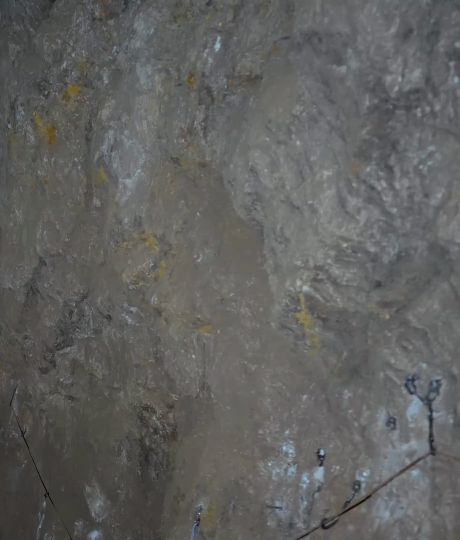
#> input picture assets-src/cerro/shaft/rock_wall_a.jpg, 920 x 1080 px (shown at 1/2 size); its folder holds 5 pictures in this run
$ python bake-down-the-shaft.py ../../../assets-src/cerro/shaft/nh_frame0_wide.png
#> lines starting #> are read from the running program, lines starting #| are printed output that depends on the picture
#!/usr/bin/env python3
"""
Bake the underground of DownTheShaft (generated/components/brent-five-days/DownTheShaft.tsx):
the photoreal cut-away under the hoist house of the Brent "five days in the
mine" clip. The component only translates these rasters.

Inputs (public/cerro/shaft/, real frames from the same mine, nothing is
downloaded, nothing is generated by a model):
  rock_wall_a..d, rock_wall_e_dark, rock_wall_f_lit   rock filmed in the mine
  surface_rock_a.jpg                                  scree and broken limestone
  timber_beam.jpg, timber_ladder_set.jpg              wood grain

Outputs (public/cerro/shaft/):
  underground_plate.jpg   1400 x 10132, opaque. Plate x 0..1400, world y
                          PLATE_Y0 (28) .. 10160; world y 0 is the cut lip,
                          10 px = 1 ft, so the shaft bottom (900 ft) is world
                          y 9000. The shaft centre is plate x 530.
  underground_cap.png     1400 x 328, RGBA, world y -208 .. 120: the ground in
                          front of the cut (the clip's own gravel, laid over
                          the clip's last ~85 rows with a soft uneven far
                          edge), the lip with its stones, clods and four
                          tufts of dry brush, and the first of the face (the
                          same pixels as the plate; it fades out over its
                          last 24 rows).
  grain_tile.png          1216 x 2048 grey noise for the live per-frame grain.
  station_light.png       1020 x 230, the station lamp's own light on the 900 ft
                          station (plate x 110, world y 8840), on black: the
                          component screens it over the plate to flicker it.

How it is made (numpy + PIL, one seed, deterministic):
  1. Every rock photo is FLATTENED (divided by its own 70 px low-pass, so the
     headlamp hot spots and falloffs are gone), its tint neutralised and its
     local colour clamped; ropes and bolts are kept out by crop rectangles.
  2. The bedrock is a collage of ~250 patches of those photos (random source,
     the sharpest of six random crops, flip, +-9 degrees, scale 0.9-1.3, each
     patch's mean colour normalised) laid as irregular noise-edged blobs that
     never reach their own square's edge, over a cross-faded base: no tile
     grid, no straight patch edge. One detail map (the sharpest photo's fine
     grain) runs over all of it.
  3. Structure: broad beds of different value and colour (170-430 px across
     the dip) with a bold parting on most of their boundaries, dipping 13
     degrees off vertical and nearly straight, so two or three cross any one
     frame; a soft finer bedding profile; eleven darker fracture ribbons;
     ~1000 jagged cracks; ~45 pale calcite veins across the beds.
  4. The soil profile: the lip (it falls about 70 px across the frame in
     ledges, with one 40 px notch and big stones half sunk in it), a dark
     topsoil skin, 150-250 px of pale rubble from the three
     surface photos (their bushes' shadows filled with more rubble) with
     bedded angular stones, an uneven front into fractured bedrock, then
     solid rock. The face gets the same dusk sky as the ground (DUSK); it
     dies over 150 ft while our own lamp takes over, whose colour goes from
     the dusk's blue-grey to warm grey over ~300 ft.
  5. The workings, as reflectance + two light maps (ambient, station lamps).
     Shaft: 74 px wide, wall timbers on both edges that catch the light,
     cross-pieces deep in shadow (spacing +-15 %, a few crooked or missing),
     one cable (baked down to world y 7900; below that the component draws
     it, so it can sway). Stations at 200, 400, 550, 700 and 900 ft: a low
     room at the shaft and a timbered tunnel of one height each way with a
     rough roof and floor and a blunt heading (300 and 450 px at 900 ft); the
     lamp lights the back wall, roof and floor with an inverse-square
     fall-off, beyond it the tunnel goes dark.
  6. A person for scale at 900 ft: a drawn standing silhouette, 66 px,
     backlit, with a rim of lamp light and a shadow on floor and wall.
     (tunnel_figure_src.jpg was not usable as a cut-out: it is a back view
     cropped at the knees, with rope and harness.)
  7. A 1.15 px blur (the footage is a soft upscale), lifted blue blacks.

Run:  python3 scripts/clips/brent-five-days/bake-down-the-shaft.py [--crops DIR]
"""
import math
import os
import sys

import numpy as np
from PIL import Image, ImageDraw, ImageOps

Image.MAX_IMAGE_PIXELS = None

ROOT = os.path.dirname(os.path.dirname(os.path.dirname(os.path.dirname(os.path.abspath(__file__)))))
SRC = os.path.join(ROOT, "public", "cerro", "shaft")
RAW = os.path.join(ROOT, "assets-src", "cerro", "shaft")  # source frames; not rendered, so not in public/

# ---------------------------------------------------------------- geometry
W = 1400
TOP = 208  # canvas row of world y 0 (the nominal cut lip)
BOTTOM = 10160  # world y of the canvas bottom (the hold creeps: the frame's lower edge reaches 10110)
H = TOP + BOTTOM
PLATE_Y0 = 28  # world y of the first row of the jpg
CAP_Y1 = 120  # world y of the last row of the cap png
SHAFT_X = 530
SHAFT_HALF = 37
XL = SHAFT_X - SHAFT_HALF
XR = SHAFT_X + SHAFT_HALF
DEPTH = 9000  # world y of the 900 ft station floor
SUMP = 54  # px of sump under it
SET_STEP = 60  # timber set spacing

GROUND = 24  # world px between the clip's last row and the nominal lip, once the two are locked
OVERLAP = 85  # how far the cap's ground reaches up over the clip's last rows
FIGURE_H = 66  # 6 ft and a hard hat
FIGURE_X = 690  # plate x of the person at the 900 ft station

# level stations: floor world y, drift length left / right of the shaft, drift height, room height at the shaft
STATIONS = [
    dict(y=2000, left=250, right=380, h=66, room=76, lamp=+1, lamp_dx=34, lamp_r=62.0, lamp_k=1.0),
    dict(y=4000, left=400, right=240, h=70, room=78, lamp=-1, lamp_dx=34, lamp_r=62.0, lamp_k=1.0),
    dict(y=5500, left=230, right=420, h=64, room=74, lamp=+1, lamp_dx=34, lamp_r=62.0, lamp_k=1.0),
    dict(y=7000, left=360, right=280, h=70, room=78, lamp=-1, lamp_dx=34, lamp_r=62.0, lamp_k=1.0),
]
# the 900 ft station: a slightly bigger room, a drift of about 300 px one way and 450 px the other
BOTTOM_STATION = dict(y=DEPTH, left=300, right=450, h=72, room=96, lamp=+1, lamp_dx=52, lamp_r=92.0, lamp_k=1.2)

# dry brush on the edge. Cut-outs of the clip's own brush were tried and read as brown blobs at this size, so the
# tufts are drawn, each one different, in colours read from the clip's brush (ref_frame0.png):
# (plate x, width, height, lean, spread, density, colour box, tone)
TUFTS = [
    (262, 108, 60, -0.15, 0.72, 1.0, (784, 1486, 840, 1528), 0.95),  # a round orange clump
    (668, 72, 98, 0.24, 0.36, 0.55, (420, 1584, 484, 1630), 1.05),  # a tall, thin, pale one, leaning
    (806, 136, 40, 0.0, 0.98, 1.25, (780, 1522, 870, 1560), 0.82),  # a low wide cushion
    (1046, 94, 80, -0.3, 0.52, 0.8, (972, 1372, 1022, 1432), 0.9),  # a pinkish one, half behind a stone
]
# big stones that break the edge: (plate x, radius)
BIG_STONES = [(150, 24), (345, 30), (640, 26), (742, 22), (1012, 33), (1176, 27)]
NOTCH_X = 905  # where the edge has given way
CABLE_LIVE_Y = 7900  # below this the component draws the cable (it sways in the hold)

# ---------------------------------------------------------------- colour (display values 0..1)
ROCK_ALBEDO = np.array([0.415, 0.405, 0.39], np.float32)
SOIL_ALBEDO = np.array([0.34, 0.32, 0.29], np.float32)  # the matrix between the rubble's stones
RUBBLE_ALBEDO = np.array([0.41, 0.40, 0.38], np.float32)  # pale limestone fragments
SKIN_ALBEDO = np.array([0.20, 0.185, 0.165], np.float32)  # the topsoil skin
GRAVEL = np.array([87.0, 104.0, 112.0], np.float32) / 255.0  # the clip's own ground at its bottom edge
TIMBER_ALBEDO = np.array([0.345, 0.29, 0.23], np.float32)
LAGGING_ALBEDO = np.array([0.25, 0.215, 0.18], np.float32)
STEEL = np.array([0.33, 0.34, 0.35], np.float32)
DUSK = np.array([0.80, 0.93, 1.0], np.float32) * 0.96  # the footage's cool teal-grey: the face gets about what the ground gets
LAMP = np.array([1.0, 0.955, 0.885], np.float32) * 1.04  # our own lamp, deep down
WARM = np.array([1.28, 0.93, 0.60], np.float32)  # tungsten at the stations
BLACK = np.array([0.020, 0.029, 0.043], np.float32)  # lifted, blue like the footage's darks
DUST = np.array([0.50, 0.53, 0.535], np.float32)

rng = np.random.default_rng(900)


# ---------------------------------------------------------------- helpers
def smoothstep(e0, e1, x):
    t = np.clip((x - e0) / (e1 - e0), 0.0, 1.0)
    return t * t * (3.0 - 2.0 * t)


def resize_f(a, w, h, resample=Image.BICUBIC):
    return np.asarray(Image.fromarray(np.ascontiguousarray(a, dtype=np.float32)).resize((int(w), int(h)), resample))


def gauss(a, sigma):
    """Separable Gaussian, reflect edges. a: HxW or HxWxC float32."""
    if sigma <= 0:
        return a
    r = max(1, int(math.ceil(3 * sigma)))
    k = np.exp(-0.5 * (np.arange(-r, r + 1) / sigma) ** 2).astype(np.float32)
    k /= k.sum()
    for axis in (0, 1):
        pad = [(0, 0)] * a.ndim
        pad[axis] = (r, r)
        ap = np.pad(a, pad, mode="reflect")
        out = np.zeros_like(a, dtype=np.float32)
        n = a.shape[axis]
        for i, kv in enumerate(k):
            sl = [slice(None)] * a.ndim
            sl[axis] = slice(i, i + n)
            out += kv * ap[tuple(sl)]
        a = out
    return a


def gauss_big(a, sigma):
    """Large-sigma Gaussian through a reduced copy (2-D only)."""
    ds = max(1, int(sigma / 3))
    if ds == 1:
        return gauss(a, sigma)
    h, w = a.shape
    small = resize_f(a, max(2, w // ds), max(2, h // ds), Image.BOX)
    small = gauss(small, sigma / ds)
    return resize_f(small, w, h, Image.BICUBIC)


# [25 lines left out: functions vnoise, fbm, noise1d, not called in this run]


_GRID = rng.standard_normal((257, 263)).astype(np.float32)


# [22 lines left out: function rnoise, not called in this run]


def load(name):
#> called with name = 'rock_wall_a.jpg'
    path = os.path.join(RAW, name) if os.path.exists(os.path.join(RAW, name)) else os.path.join(SRC, name)
    return np.asarray(Image.open(path).convert("RGB")).astype(np.float32) / 255.0


def flatten(img, sigma=70.0, std_target=0.17, chroma_keep=0.45):
    """Remove the photo's own lighting; return reflectance-like values, mean 1."""
#> called with sigma = 70, std_target = 0.17, chroma_keep = 0.45
    lum = img.mean(2)
    low = gauss_big(lum, sigma)
#> the loop in gauss, `for axis in (0, 1):` made 2 passes
#> pass 1, in gauss, `ap = np.pad(a, pad, mode="reflect")`:
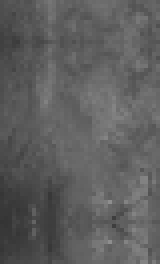
#> ap: shape (66, 40) float32 (shown 4 times larger); min 0.205, max 0.559, mean 0.37
    rel = img / np.maximum(low, 0.03)[..., None]
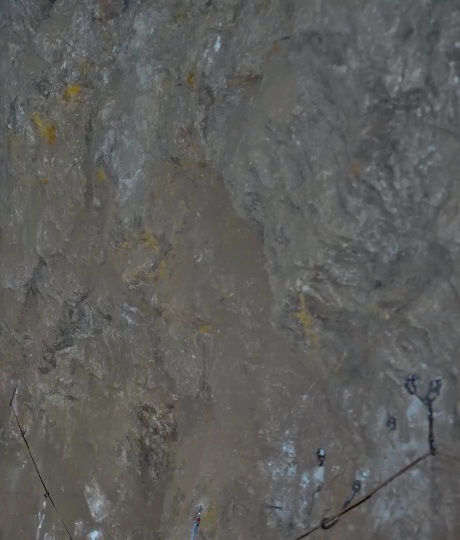
#> rel: shape (1080, 920, 3) float32 (shown at 1/2 size); mean of channels 0, 1, 2 1, 1, 0.984; drawn with min black and max white
    rel = rel / rel.reshape(-1, 3).mean(0)
    L = np.maximum(rel.mean(2, keepdims=True), 0.12)
    c = rel / L - 1.0
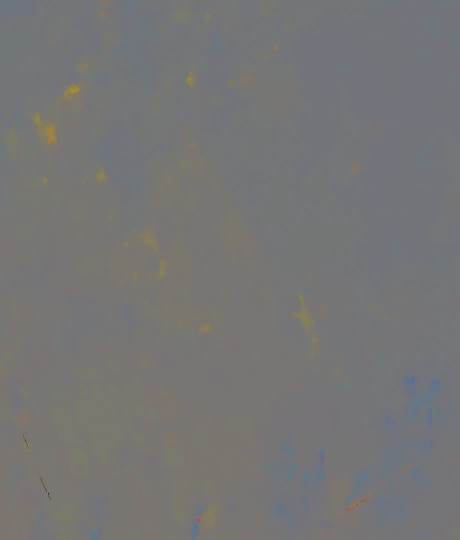
#> c: shape (1080, 920, 3) float32 (shown at 1/2 size); mean of channels 0, 1, 2 0.000611, -4.3e-05, -0.000753; drawn with min black and max white
    rel = L * (1.0 + 0.045 * np.tanh(c * chroma_keep / 0.045))  # stains stay, no coloured blotches
    L = np.maximum(rel.mean(2, keepdims=True), 0.12)
    d = (L - L.mean()) * (std_target / (L.std() + 1e-6))
    d = 0.45 * np.tanh(d / 0.45)  # no black holes, no blown facets
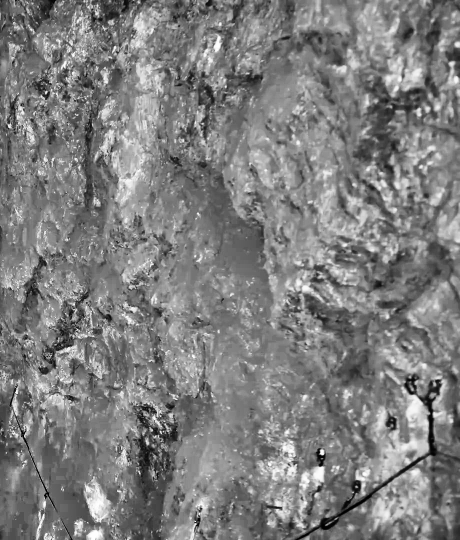
#> d: shape (1080, 920, 1) float32 (shown at 1/2 size); min -0.448, max 0.45, mean -0.00178; drawn with min black and max white
    return np.clip(rel / L * (1.0 + d), 0.05, 2.3).astype(np.float32)
#> returned value: shape (1080, 920, 3) float32


U8 = 110.0  # 8-bit value of reflectance 1.0 in the flattened sources


def to_u8(rel):
    return Image.fromarray(np.clip(rel * U8, 0, 255).astype(np.uint8))
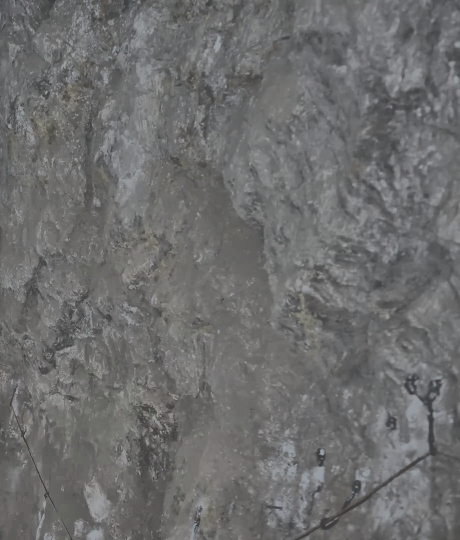
#> returned value: PIL image 920x1080 RGB (shown at 1/2 size); mean R, G, B 109.3, 109.3, 109.3


def sharpness(rel):
    """Local amount of fine detail (so soft, out-of-focus parts of a photo can be avoided)."""
    L = rel.mean(2)
#> L: shape (1080, 920) float32
    return gauss_big(np.abs(L - gauss(L, 2.0)), 45.0)
#> the loop in gauss (call 2), `for axis in (0, 1):` made 2 passes
#> pass 1, in gauss (call 2), `ap = np.pad(a, pad, mode="reflect")`:
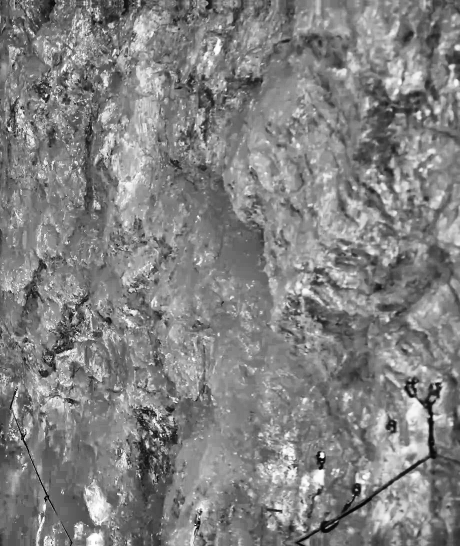
#> ap: shape (1092, 920) float32 (shown at 1/2 size); min 0.528, max 1.45, mean 0.998; drawn with min black and max white
#> call 3 of resize_f, with w = 61, h = 72, resample = 4
#> in resize_f (call 3), `return np.asarray(Image.fromarray(np.ascontiguousarray(a, dtype=np.flo..`:
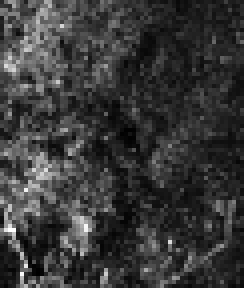
#> returned value: shape (72, 61) float32 (shown 4 times larger); min 0.000706, max 0.129, mean 0.0293; drawn with min black and max white
#> (the rest of the program and of its run is left out)
